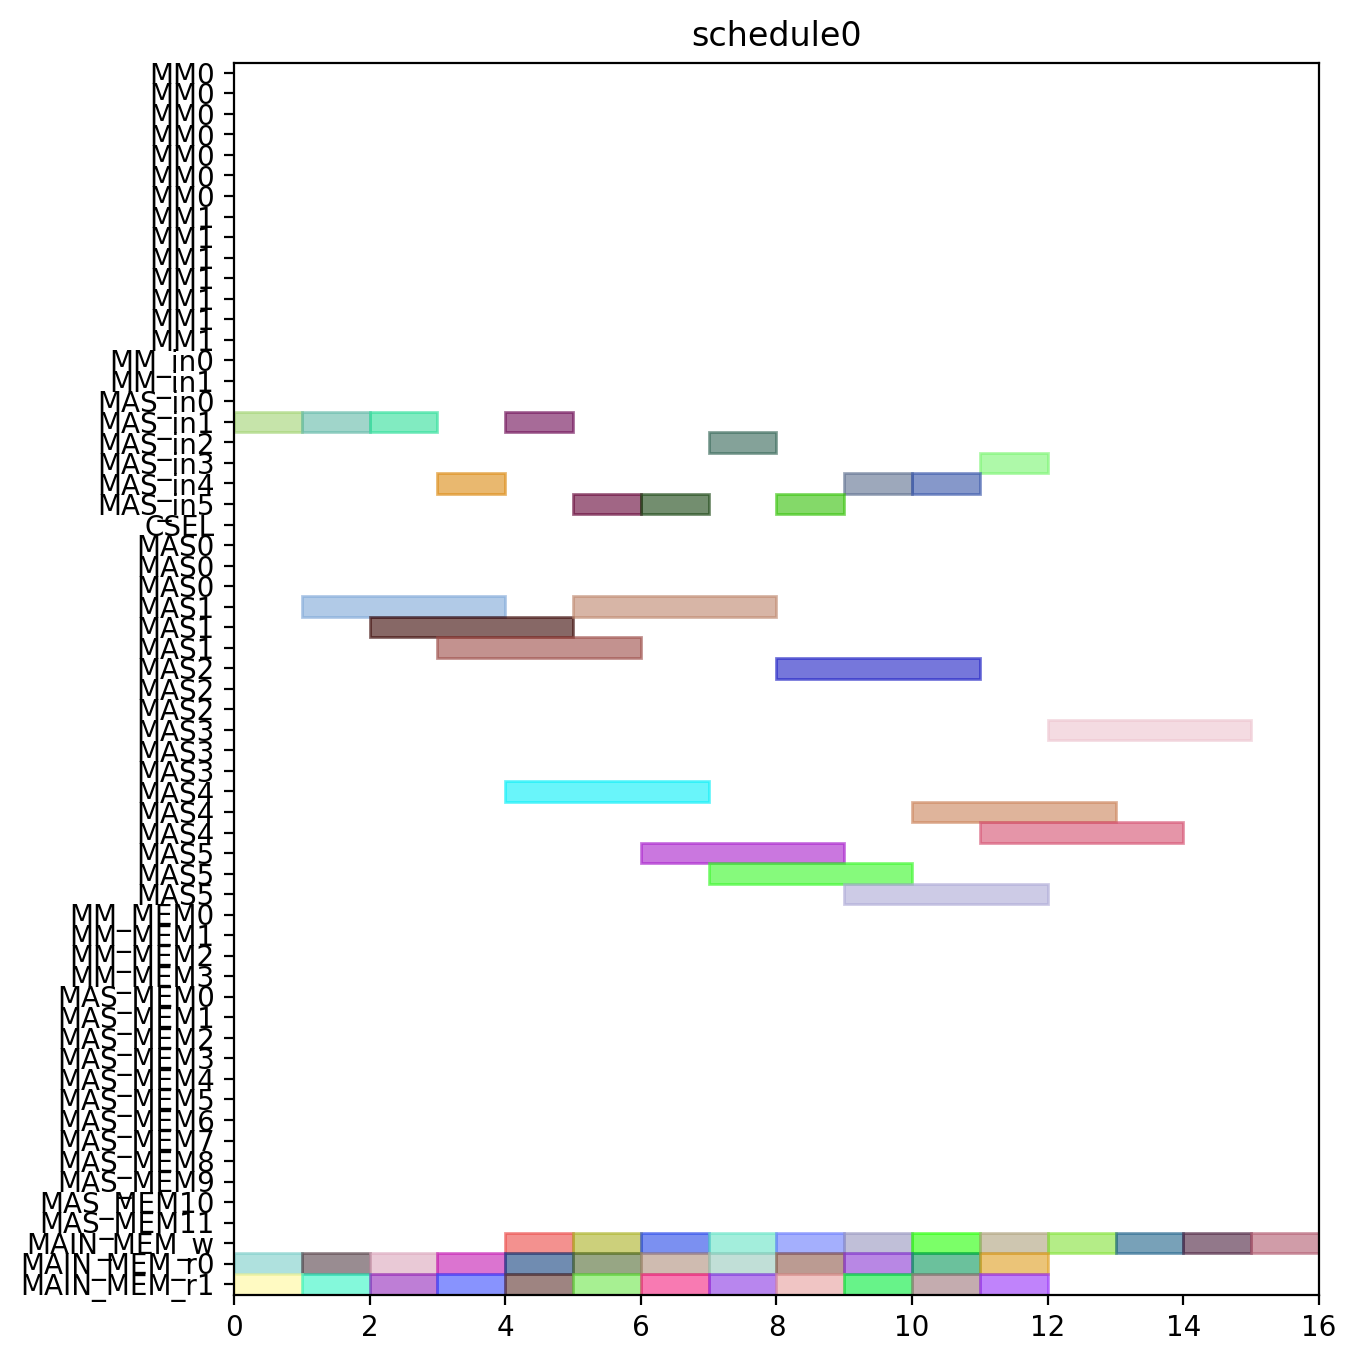

Reproduce this figure in Python.
from pyschedule import Scenario, solvers, plotters, alt


def solve():
	horizon = 120
	S = Scenario("schedule0", horizon=horizon)

	# resource
	MM = S.Resources('MM', num=2, size=7)
	MM_in = S.Resources('MM_in', num=2)
	MAS_in = S.Resources('MAS_in', num=6)
	CSEL = S.Resource('CSEL')
	MAS = S.Resources('MAS', num=6, size=3, periods=range(1, horizon))
	MM_MEM = S.Resources('MM_MEM', num=4)
	MAS_MEM = S.Resources('MAS_MEM', num=12)
	MAIN_MEM_w = S.Resource('MAIN_MEM_w', size=1)
	MAIN_MEM_r = S.Resources('MAIN_MEM_r', num=2)

	# result of previous scheduling

	# new tasks
	c000 = S.Task('c000', length=3, delay_cost=1)
	c000 += alt(MAS)
	c000_in = S.Task('c000_in', length=1, delay_cost=1)
	c000_in += alt(MAS_in)
	S += c000_in*MAS_in[0]<=c000*MAS[0]

	S += c000_in*MAS_in[1]<=c000*MAS[1]

	S += c000_in*MAS_in[2]<=c000*MAS[2]

	S += c000_in*MAS_in[3]<=c000*MAS[3]

	S += c000_in*MAS_in[4]<=c000*MAS[4]

	S += c000_in*MAS_in[5]<=c000*MAS[5]

	S += 0<c000

	c000_w = S.Task('c000_w', length=1, delay_cost=1)
	c000_w += alt(MAIN_MEM_w)
	S += c000 <= c000_w

	c000_mem0 = S.Task('c000_mem0', length=1, delay_cost=1)
	c000_mem0 += MAIN_MEM_r[0]
	S += c000_mem0 <= c000

	c000_mem1 = S.Task('c000_mem1', length=1, delay_cost=1)
	c000_mem1 += MAIN_MEM_r[1]
	S += c000_mem1 <= c000

	c001 = S.Task('c001', length=3, delay_cost=1)
	c001 += alt(MAS)
	c001_in = S.Task('c001_in', length=1, delay_cost=1)
	c001_in += alt(MAS_in)
	S += c001_in*MAS_in[0]<=c001*MAS[0]

	S += c001_in*MAS_in[1]<=c001*MAS[1]

	S += c001_in*MAS_in[2]<=c001*MAS[2]

	S += c001_in*MAS_in[3]<=c001*MAS[3]

	S += c001_in*MAS_in[4]<=c001*MAS[4]

	S += c001_in*MAS_in[5]<=c001*MAS[5]

	S += 0<c001

	c001_w = S.Task('c001_w', length=1, delay_cost=1)
	c001_w += alt(MAIN_MEM_w)
	S += c001 <= c001_w

	c001_mem0 = S.Task('c001_mem0', length=1, delay_cost=1)
	c001_mem0 += MAIN_MEM_r[0]
	S += c001_mem0 <= c001

	c001_mem1 = S.Task('c001_mem1', length=1, delay_cost=1)
	c001_mem1 += MAIN_MEM_r[1]
	S += c001_mem1 <= c001

	c010 = S.Task('c010', length=3, delay_cost=1)
	c010 += alt(MAS)
	c010_in = S.Task('c010_in', length=1, delay_cost=1)
	c010_in += alt(MAS_in)
	S += c010_in*MAS_in[0]<=c010*MAS[0]

	S += c010_in*MAS_in[1]<=c010*MAS[1]

	S += c010_in*MAS_in[2]<=c010*MAS[2]

	S += c010_in*MAS_in[3]<=c010*MAS[3]

	S += c010_in*MAS_in[4]<=c010*MAS[4]

	S += c010_in*MAS_in[5]<=c010*MAS[5]

	S += 0<c010

	c010_w = S.Task('c010_w', length=1, delay_cost=1)
	c010_w += alt(MAIN_MEM_w)
	S += c010 <= c010_w

	c010_mem0 = S.Task('c010_mem0', length=1, delay_cost=1)
	c010_mem0 += MAIN_MEM_r[0]
	S += c010_mem0 <= c010

	c010_mem1 = S.Task('c010_mem1', length=1, delay_cost=1)
	c010_mem1 += MAIN_MEM_r[1]
	S += c010_mem1 <= c010

	c011 = S.Task('c011', length=3, delay_cost=1)
	c011 += alt(MAS)
	c011_in = S.Task('c011_in', length=1, delay_cost=1)
	c011_in += alt(MAS_in)
	S += c011_in*MAS_in[0]<=c011*MAS[0]

	S += c011_in*MAS_in[1]<=c011*MAS[1]

	S += c011_in*MAS_in[2]<=c011*MAS[2]

	S += c011_in*MAS_in[3]<=c011*MAS[3]

	S += c011_in*MAS_in[4]<=c011*MAS[4]

	S += c011_in*MAS_in[5]<=c011*MAS[5]

	S += 0<c011

	c011_w = S.Task('c011_w', length=1, delay_cost=1)
	c011_w += alt(MAIN_MEM_w)
	S += c011 <= c011_w

	c011_mem0 = S.Task('c011_mem0', length=1, delay_cost=1)
	c011_mem0 += MAIN_MEM_r[0]
	S += c011_mem0 <= c011

	c011_mem1 = S.Task('c011_mem1', length=1, delay_cost=1)
	c011_mem1 += MAIN_MEM_r[1]
	S += c011_mem1 <= c011

	c100 = S.Task('c100', length=3, delay_cost=1)
	c100 += alt(MAS)
	c100_in = S.Task('c100_in', length=1, delay_cost=1)
	c100_in += alt(MAS_in)
	S += c100_in*MAS_in[0]<=c100*MAS[0]

	S += c100_in*MAS_in[1]<=c100*MAS[1]

	S += c100_in*MAS_in[2]<=c100*MAS[2]

	S += c100_in*MAS_in[3]<=c100*MAS[3]

	S += c100_in*MAS_in[4]<=c100*MAS[4]

	S += c100_in*MAS_in[5]<=c100*MAS[5]

	S += 0<c100

	c100_w = S.Task('c100_w', length=1, delay_cost=1)
	c100_w += alt(MAIN_MEM_w)
	S += c100 <= c100_w

	c100_mem0 = S.Task('c100_mem0', length=1, delay_cost=1)
	c100_mem0 += MAIN_MEM_r[0]
	S += c100_mem0 <= c100

	c100_mem1 = S.Task('c100_mem1', length=1, delay_cost=1)
	c100_mem1 += MAIN_MEM_r[1]
	S += c100_mem1 <= c100

	c101 = S.Task('c101', length=3, delay_cost=1)
	c101 += alt(MAS)
	c101_in = S.Task('c101_in', length=1, delay_cost=1)
	c101_in += alt(MAS_in)
	S += c101_in*MAS_in[0]<=c101*MAS[0]

	S += c101_in*MAS_in[1]<=c101*MAS[1]

	S += c101_in*MAS_in[2]<=c101*MAS[2]

	S += c101_in*MAS_in[3]<=c101*MAS[3]

	S += c101_in*MAS_in[4]<=c101*MAS[4]

	S += c101_in*MAS_in[5]<=c101*MAS[5]

	S += 0<c101

	c101_w = S.Task('c101_w', length=1, delay_cost=1)
	c101_w += alt(MAIN_MEM_w)
	S += c101 <= c101_w

	c101_mem0 = S.Task('c101_mem0', length=1, delay_cost=1)
	c101_mem0 += MAIN_MEM_r[0]
	S += c101_mem0 <= c101

	c101_mem1 = S.Task('c101_mem1', length=1, delay_cost=1)
	c101_mem1 += MAIN_MEM_r[1]
	S += c101_mem1 <= c101

	c110 = S.Task('c110', length=3, delay_cost=1)
	c110 += alt(MAS)
	c110_in = S.Task('c110_in', length=1, delay_cost=1)
	c110_in += alt(MAS_in)
	S += c110_in*MAS_in[0]<=c110*MAS[0]

	S += c110_in*MAS_in[1]<=c110*MAS[1]

	S += c110_in*MAS_in[2]<=c110*MAS[2]

	S += c110_in*MAS_in[3]<=c110*MAS[3]

	S += c110_in*MAS_in[4]<=c110*MAS[4]

	S += c110_in*MAS_in[5]<=c110*MAS[5]

	S += 0<c110

	c110_w = S.Task('c110_w', length=1, delay_cost=1)
	c110_w += alt(MAIN_MEM_w)
	S += c110 <= c110_w

	c110_mem0 = S.Task('c110_mem0', length=1, delay_cost=1)
	c110_mem0 += MAIN_MEM_r[0]
	S += c110_mem0 <= c110

	c110_mem1 = S.Task('c110_mem1', length=1, delay_cost=1)
	c110_mem1 += MAIN_MEM_r[1]
	S += c110_mem1 <= c110

	c111 = S.Task('c111', length=3, delay_cost=1)
	c111 += alt(MAS)
	c111_in = S.Task('c111_in', length=1, delay_cost=1)
	c111_in += alt(MAS_in)
	S += c111_in*MAS_in[0]<=c111*MAS[0]

	S += c111_in*MAS_in[1]<=c111*MAS[1]

	S += c111_in*MAS_in[2]<=c111*MAS[2]

	S += c111_in*MAS_in[3]<=c111*MAS[3]

	S += c111_in*MAS_in[4]<=c111*MAS[4]

	S += c111_in*MAS_in[5]<=c111*MAS[5]

	S += 0<c111

	c111_w = S.Task('c111_w', length=1, delay_cost=1)
	c111_w += alt(MAIN_MEM_w)
	S += c111 <= c111_w

	c111_mem0 = S.Task('c111_mem0', length=1, delay_cost=1)
	c111_mem0 += MAIN_MEM_r[0]
	S += c111_mem0 <= c111

	c111_mem1 = S.Task('c111_mem1', length=1, delay_cost=1)
	c111_mem1 += MAIN_MEM_r[1]
	S += c111_mem1 <= c111

	c200 = S.Task('c200', length=3, delay_cost=1)
	c200 += alt(MAS)
	c200_in = S.Task('c200_in', length=1, delay_cost=1)
	c200_in += alt(MAS_in)
	S += c200_in*MAS_in[0]<=c200*MAS[0]

	S += c200_in*MAS_in[1]<=c200*MAS[1]

	S += c200_in*MAS_in[2]<=c200*MAS[2]

	S += c200_in*MAS_in[3]<=c200*MAS[3]

	S += c200_in*MAS_in[4]<=c200*MAS[4]

	S += c200_in*MAS_in[5]<=c200*MAS[5]

	S += 0<c200

	c200_w = S.Task('c200_w', length=1, delay_cost=1)
	c200_w += alt(MAIN_MEM_w)
	S += c200 <= c200_w

	c200_mem0 = S.Task('c200_mem0', length=1, delay_cost=1)
	c200_mem0 += MAIN_MEM_r[0]
	S += c200_mem0 <= c200

	c200_mem1 = S.Task('c200_mem1', length=1, delay_cost=1)
	c200_mem1 += MAIN_MEM_r[1]
	S += c200_mem1 <= c200

	c201 = S.Task('c201', length=3, delay_cost=1)
	c201 += alt(MAS)
	c201_in = S.Task('c201_in', length=1, delay_cost=1)
	c201_in += alt(MAS_in)
	S += c201_in*MAS_in[0]<=c201*MAS[0]

	S += c201_in*MAS_in[1]<=c201*MAS[1]

	S += c201_in*MAS_in[2]<=c201*MAS[2]

	S += c201_in*MAS_in[3]<=c201*MAS[3]

	S += c201_in*MAS_in[4]<=c201*MAS[4]

	S += c201_in*MAS_in[5]<=c201*MAS[5]

	S += 0<c201

	c201_w = S.Task('c201_w', length=1, delay_cost=1)
	c201_w += alt(MAIN_MEM_w)
	S += c201 <= c201_w

	c201_mem0 = S.Task('c201_mem0', length=1, delay_cost=1)
	c201_mem0 += MAIN_MEM_r[0]
	S += c201_mem0 <= c201

	c201_mem1 = S.Task('c201_mem1', length=1, delay_cost=1)
	c201_mem1 += MAIN_MEM_r[1]
	S += c201_mem1 <= c201

	c210 = S.Task('c210', length=3, delay_cost=1)
	c210 += alt(MAS)
	c210_in = S.Task('c210_in', length=1, delay_cost=1)
	c210_in += alt(MAS_in)
	S += c210_in*MAS_in[0]<=c210*MAS[0]

	S += c210_in*MAS_in[1]<=c210*MAS[1]

	S += c210_in*MAS_in[2]<=c210*MAS[2]

	S += c210_in*MAS_in[3]<=c210*MAS[3]

	S += c210_in*MAS_in[4]<=c210*MAS[4]

	S += c210_in*MAS_in[5]<=c210*MAS[5]

	S += 0<c210

	c210_w = S.Task('c210_w', length=1, delay_cost=1)
	c210_w += alt(MAIN_MEM_w)
	S += c210 <= c210_w

	c210_mem0 = S.Task('c210_mem0', length=1, delay_cost=1)
	c210_mem0 += MAIN_MEM_r[0]
	S += c210_mem0 <= c210

	c210_mem1 = S.Task('c210_mem1', length=1, delay_cost=1)
	c210_mem1 += MAIN_MEM_r[1]
	S += c210_mem1 <= c210

	c211 = S.Task('c211', length=3, delay_cost=1)
	c211 += alt(MAS)
	c211_in = S.Task('c211_in', length=1, delay_cost=1)
	c211_in += alt(MAS_in)
	S += c211_in*MAS_in[0]<=c211*MAS[0]

	S += c211_in*MAS_in[1]<=c211*MAS[1]

	S += c211_in*MAS_in[2]<=c211*MAS[2]

	S += c211_in*MAS_in[3]<=c211*MAS[3]

	S += c211_in*MAS_in[4]<=c211*MAS[4]

	S += c211_in*MAS_in[5]<=c211*MAS[5]

	S += 0<c211

	c211_w = S.Task('c211_w', length=1, delay_cost=1)
	c211_w += alt(MAIN_MEM_w)
	S += c211 <= c211_w

	c211_mem0 = S.Task('c211_mem0', length=1, delay_cost=1)
	c211_mem0 += MAIN_MEM_r[0]
	S += c211_mem0 <= c211

	c211_mem1 = S.Task('c211_mem1', length=1, delay_cost=1)
	c211_mem1 += MAIN_MEM_r[1]
	S += c211_mem1 <= c211

	solvers.mip.solve(S,msg=1,kind='CPLEX',ratio_gap=1.01)

	solution = [['hoge']*len(S.solution()[1]) for i in range(len(S.solution()))]
	for i in range(len(S.solution())):
		for j in range(len(S.solution()[i])):
			solution[i][j]=str(S.solution()[i][j])
	print(solution)

	cycles = int(solution[-1][3])

	pic_file_name = "/mnt/rose/usr1/fukuda/ABE/multiRAM_multiMAS_16mux/scheduling_result/stage7MM2_stage3MAS6/CONJ/schedule0.png"
	if(S.solution() != []):
		plotters.matplotlib.plot(S,img_filename=pic_file_name, show_task_labels=False, fig_size=(cycles*0.25+3, 8))

	return solution
